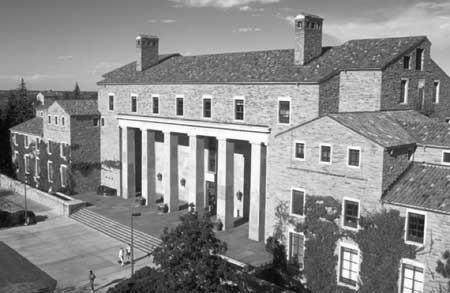
#> input picture house.tiff, 450 x 293 px, found by its file name
$ jupyter execute ImageProcessingRecitation_04_Convolution.ipynb
#> lines starting #> are read from the running program, lines starting #| are printed output that depends on the picture
<a href="https://colab.research.google.com/github/dnevo/ImageProcessing/blob/main/ImageProcessingRecitation_04_Convolution.ipynb" target="_parent"></a>

[cell 1]
import os
import requests
from io import BytesIO
import numpy as np
import matplotlib.pyplot as plt
import PIL

[cell 2]
GITHUB_PATH = 'https://raw.githubusercontent.com/dnevo/ImageProcessing/main/images/'

def read_file(fname:str, file_path:str=GITHUB_PATH) -> np.ndarray:
    '''
    Accept an image file name (defaulty located in GitHub) and return the image
    in a numpy array.

    Args:
        fname: the file name
        file_path: the file path.. Default value is Doron's Github repo.

    Returns:
        the image converted into a Numpy array.
    '''
#> called with fname = 'house.tiff'
    file_path = os.path.join(file_path, fname)
    response = requests.get(file_path)
    fp = BytesIO(response.content)

    img_pil = PIL.Image.open(fp)
#> img_pil is the input picture: PIL image 450x293 L; min 0, max 254, mean 137.5
    return np.array(img_pil, dtype='int16')

[cell 3]
def plot_images(img1:np.array, img2:np.array):
    fig, axes = plt.subplots(nrows=1, ncols=2, figsize=(18, 6))
    axes[0].imshow(img1,  cmap='gray')
    axes[1].imshow(img2,  cmap='gray')

# 4. Convolution

**The `scipy` library**

[cell 4]
from scipy.signal import convolve

Note: numpy does not have 2-d convolution (only 1-d)

## 4.1 Convolution - valid mode

[cell 5]
convolve(in1=[14,50,10,11,13,40], in2=[4,1,2], mode='valid')

Note that the second vector (in2) is flipped (in order that it will be commutative)

Code without using the built-in function:

[cell 6]
in1 = np.array([14,50,10,11,13,40])
in2 = np.array([4,1,2])
print([np.dot(in1[i:i+len(in2)], np.flip(in2)) for i in range(0, len(in1)-len(in2)+1)])

## 4.2 Full and Same modes

In same mode, the dimention of in1 is maintained:

[cell 7]
convolve(in1=[14,50,10,11,13,40], in2=[4,1,2], mode='same')

[cell 8]
convolve(in1=[14,50,10,11,13,40], in2=[4,1,2], mode='full')

##4.3 Convolution vs. Cross-correlation

**Convolution is commutative**

[cell 9]
print(convolve(in1=[1,2,3,4,5], in2=[6,7,8,9,10], mode='same'))
print(convolve(in1=[6,7,8,9,10], in2=[1,2,3,4,5], mode='same'))

**Cross-correlation is not commutative**

[cell 10]
from scipy.signal import correlate

print(correlate(in1=[1,2,3,4,5], in2=[6,7,8,9,10], mode='same'))
print(correlate( in1=[6,7,8,9,10], in2=[1,2,3,4,5], mode='same'))

Note: Convolutional Neural Networks (CNN) are using using cross-correlation, but calling it convolution...

Note: the convolution operation:

$C=A⨂B$

##4.4 Mean filter

[cell 11]
v = convolve(in1=[0,0,0,0,1,1,1,1], in2=[1/3,1/3,1/3], mode='same')
print([f'{a:.2f},' for a in v])

**2d convolution - Mean filter**

[cell 12]
img = read_file(fname='house.tiff') / 255

FILTER_SIZE = 3
filter=np.ones(shape=(FILTER_SIZE, FILTER_SIZE))
filter = filter / filter.sum()
img1 = convolve(in1=img, in2=filter)
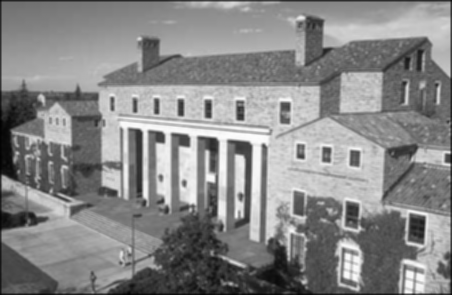
#> img1: shape (295, 452) float64; min 0.00654, max 0.993, mean 0.533

plot_images(img, img1)
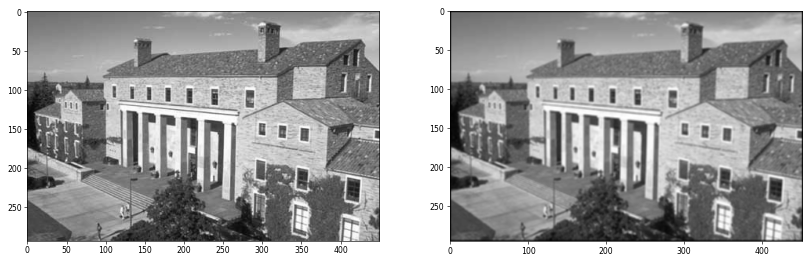
#> figure drawn by matplotlib, 2 panels

**Why did we devide by the sum of filter values?**

[cell 13]
FILTER_SIZE = 9
filter=np.ones(shape=(FILTER_SIZE, FILTER_SIZE))
filter = filter / filter.sum()

img1 = convolve(in1=img, in2=filter)
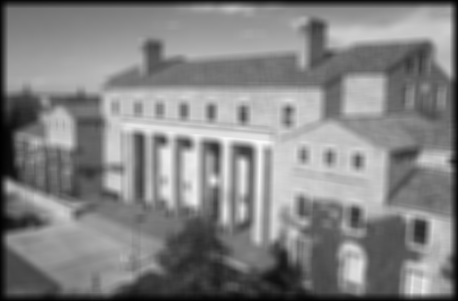
#> img1: shape (301, 458) float64; min 0.00349, max 0.98, mean 0.516

plot_images(img, img1)
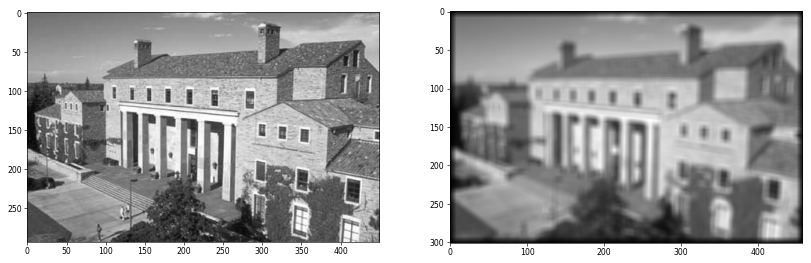
#> figure drawn by matplotlib, 2 panels

**Gaussian filter**

[cell 14]
filter=np.array([[1,1,1],[1,2,1],[1,1,1]])
filter = filter / filter.sum()
img1 = convolve(in1=img, in2=filter)
#> img1: shape (295, 452) float64

plot_images(img, img1)

##4.5 Edge Detector

[cell 15]
v = convolve(in1=[0,0,0,0,1,1,1,1], in2=[-1,2,-1], mode='same')
print([f'{a:.2f},' for a in v])

[cell 16]
filter=np.array([[-1,2,-1]])
img1 = convolve(img, filter, 'same')
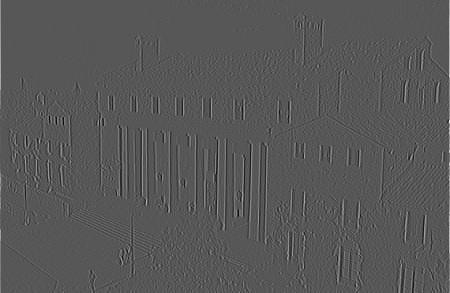
#> img1: shape (293, 450) float64; min -0.702, max 1.35, mean 0.00198; drawn with min black and max white
img1 = np.clip(img1, a_min=0, a_max=1)
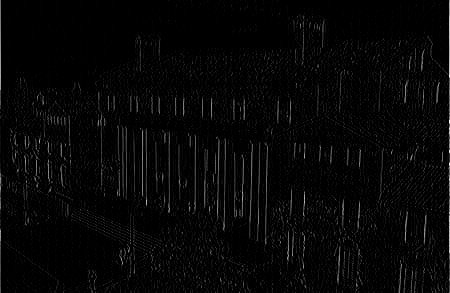
#> img1: shape (293, 450) float64; min 0, max 1, mean 0.0256
plot_images(img, img1)

$ run again, with balls1.tiff copied over house.tiff
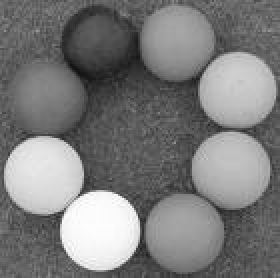
#> input picture balls1.tiff, 140 x 139 px, found by its file name (shown 2 times larger)
#> in read_file, img_pil is the input picture: PIL image 140x139 L; min 16, max 254, mean 123.1
#> `img1 = convolve(img, filter, 'same')`:
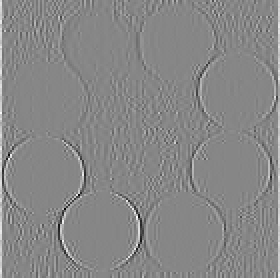
#> img1: shape (139, 140) float64 (shown 2 times larger); min -0.725, max 0.651, mean 0.00539; drawn with min black and max white
#> `img1 = np.clip(img1, a_min=0, a_max=1)`:
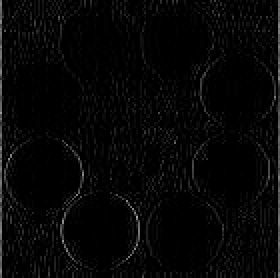
#> img1: shape (139, 140) float64 (shown 2 times larger); min 0, max 0.651, mean 0.0258
